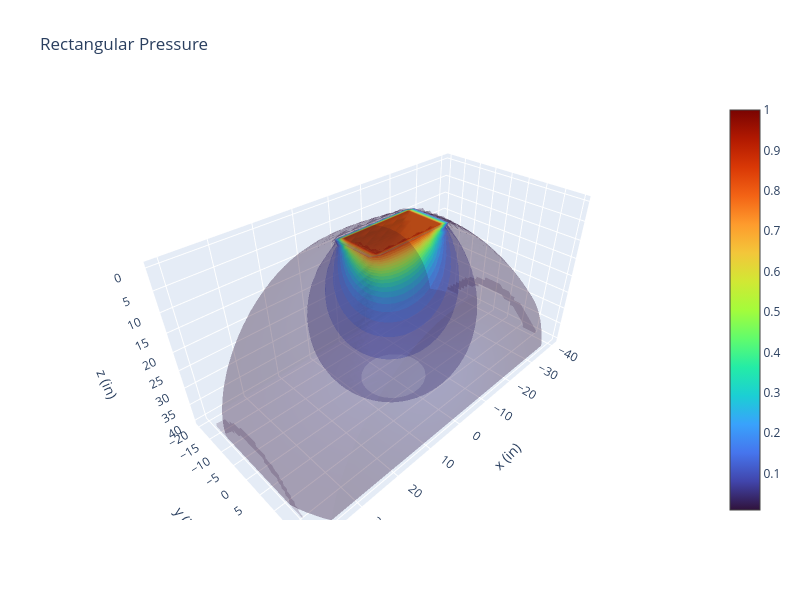

The cell this chart's notebook holds for it:
### Code cell
X, Y, Z = np.mgrid[-40:40:40j, -20:20:40j, 0:40:40j]
x, y, z = X.flatten(), Y.flatten(), Z.flatten()

values = [rectangular_combined_stress(p, l, b, Point_3d(x=ix, y=iy, z=iz)) for ix, iy, iz in zip(x, y, z)]
# for value in values:
#     print(value)

isomin, isomax = find_extreme(values, min), find_extreme(values, max)
print(f"{isomin=}, {isomax=}")
fig = go.Figure(data=go.Volume(
    x=x,
    y=y,
    z=z,
    value=values,
    isomin=(isomin + (isomax - isomin)*0.01),
    isomax=isomax,
    opacity=0.2, # needs to be small to see through all surfaces
    surface_count=25, # needs to be a large number for good volume rendering,
    colorscale='Turbo'
    ))


fig.update_layout(title=f"Rectangular Pressure",
                  width = 800, height=600,
                  scene=dict(
                      xaxis_title="x (in)",
                      yaxis_title = "y (in)",
                      zaxis_title = "z (in)",
                      zaxis=dict(autorange="reversed")
                    )
                  )
fig.show()

### Figure 1 — Plotly figure (JSON) as saved in the notebook; plotly's stock layout.template omitted (floating-point values rounded to 4 significant figures; data arrays with more than 128 entries replaced by an {"elided": "..."} marker saying what was removed)
{"data": [{"colorscale": [[0.0, "#30123b"], [0.07143, "#4145ab"], [0.1429, "#4675ed"], [0.2143, "#39a2fc"], [0.2857, "#1bcfd4"], [0.3571, "#24eca6"], [0.4286, "#61fc6c"], [0.5, "#a4fc3b"], [0.5714, "#d1e834"], [0.6429, "#f3c63a"], [0.7143, "#fe9b2d"], [0.7857, "#f36315"], [0.8571, "#d93806"], [0.9286, "#b11901"], [1.0, "#7a0402"]], "isomax": 1.0, "isomin": 0.01, "opacity": 0.2, "surface": {"count": 25}, "type": "volume", "value": {"elided": "64000 float values"}, "x": {"elided": "64000 float values"}, "y": {"elided": "64000 float values"}, "z": {"elided": "64000 float values"}}], "layout": {"height": 600, "scene": {"xaxis": {"title": {"text": "x (in)"}}, "yaxis": {"title": {"text": "y (in)"}}, "zaxis": {"autorange": "reversed", "title": {"text": "z (in)"}}}, "title": {"text": "Rectangular Pressure"}, "width": 800}}
